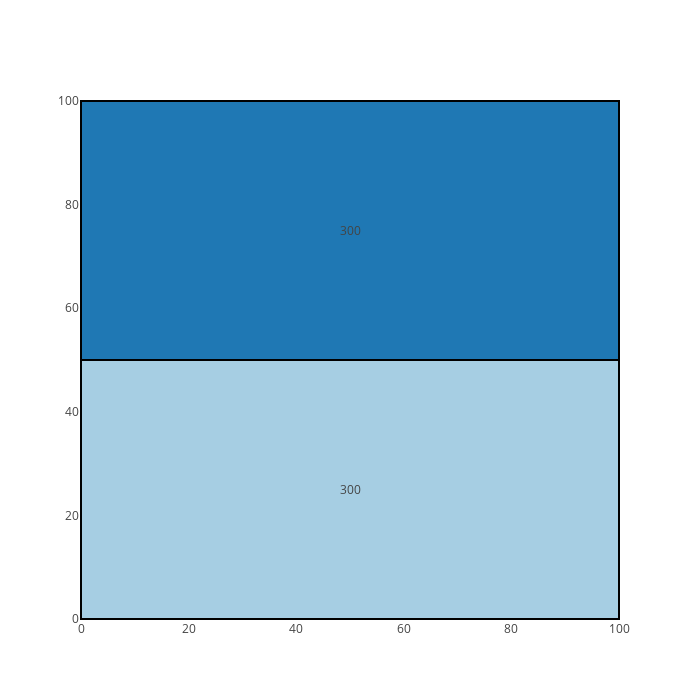

Notebook cell for this chart:
### Code cell
plotly_squares(rects, values = grp.values)

### Figure 1 — Plotly figure (JSON) as saved in the notebook; plotly's stock layout.template omitted (floating-point values rounded to 4 significant figures)
{"data": [{"mode": "text", "text": ["300", "300"], "type": "scatter", "x": [50, 50], "y": [25, 75]}], "layout": {"annotations": [{"showarrow": false, "text": 300, "x": 50, "y": 25}, {"showarrow": false, "text": 300, "x": 50, "y": 75}], "height": 700, "hovermode": "closest", "shapes": [{"fillcolor": "rgb(166,206,227)", "line": {"width": 2}, "type": "rect", "x0": 0, "x1": 100, "y0": 0, "y1": 50}, {"fillcolor": "rgb(31,120,180)", "line": {"width": 2}, "type": "rect", "x0": 0, "x1": 100, "y0": 50, "y1": 100}], "width": 700, "xaxis": {"showgrid": false, "zeroline": false}, "yaxis": {"showgrid": false, "zeroline": false}}}
